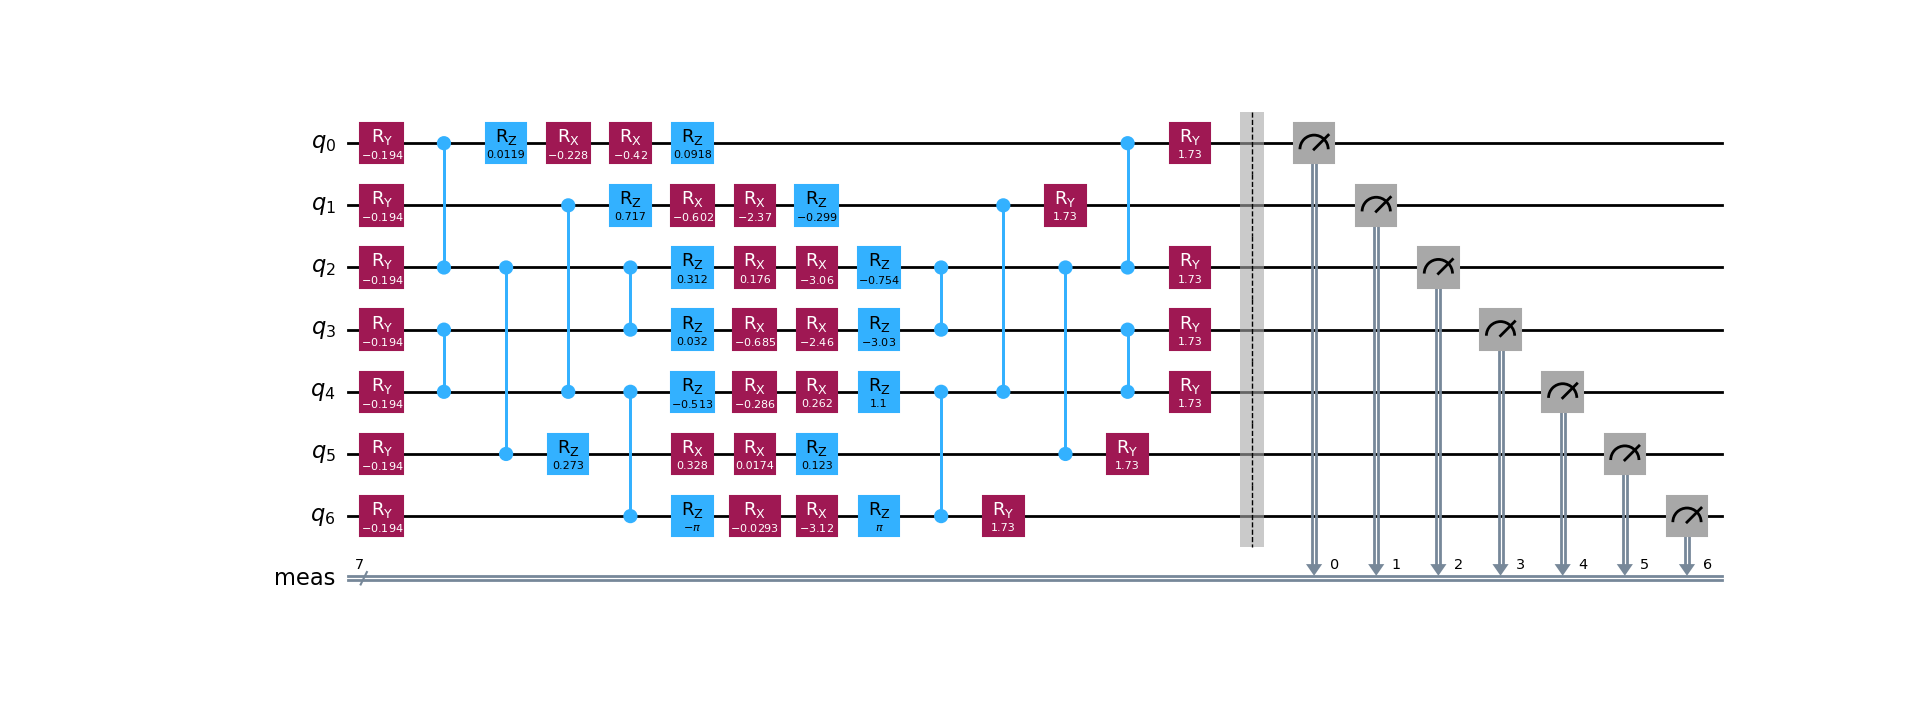

The script that drew this image:
import os
from dotenv import load_dotenv
from qiskit import transpile
from qiskit.circuit import Parameter, ParameterVector, QuantumCircuit
from qiskit.circuit.library import unitary_overlap
from qiskit.primitives import StatevectorSampler
from qiskit_ibm_runtime import QiskitRuntimeService
from qiskit.transpiler.preset_passmanagers import generate_preset_pass_manager
from qiskit.visualization import plot_histogram
import matplotlib.pyplot as plt
import pandas as pd
import numpy as np

load_dotenv()

IBM_TOKEN = os.getenv("IBM_TOKEN")

QiskitRuntimeService.save_account(channel="ibm_quantum_platform",
                                  token=IBM_TOKEN,
                                  overwrite=True)

def get_training_data():
    df = pd.read_csv("dataset_graph7.csv", sep=",", header=None)
    training_data = df.values[:20,:]
    i = np.argsort(training_data[:,-1])
    X_train = training_data[i][:,:-1]
    return X_train

X_train = get_training_data()
num_samples = np.shape(X_train)[0]

num_features = np.shape(X_train)[1]
num_qubits = int(num_features/2)
entangler_map = [[0,2],[3,4],[2,5],[1,4],[2,3],[4,6]]

fm = QuantumCircuit(num_qubits)
training_param = Parameter("0")
feature_params = ParameterVector("x", num_qubits*2)
fm.ry(training_param, fm.qubits)

for cz in entangler_map:
    fm.cz(cz[0], cz[1])

for i in range(num_qubits):
    fm.rz(-2*feature_params[2*i+1],i)
    fm.rx(-2*feature_params[2*i],i)

x1 = 14
x2 = 19

unitary1 = fm.assign_parameters(list(X_train[x1]) + [np.pi/2])
unitary2 = fm.assign_parameters(list(X_train[x2]) + [np.pi/2])

overlap_circ = unitary_overlap(unitary1, unitary2)
overlap_circ.measure_all()
#overlap_circ.draw(scale=0.6, style="iqp")
overlap_circ.draw('mpl')
print(overlap_circ.draw('text'))
plt.show()

service = QiskitRuntimeService()
backend = service.least_busy(operational=True, simulator=False, min_num_qubits=127)
print("Backend: ", backend.name)

target = backend.target
pm = generate_preset_pass_manager(target=target, optimization_level=3);
job = pm.run(overlap_circ)

num_shots = 10_000
sampler = StatevectorSampler()
counts = sampler.run([overlap_circ], shots=num_shots).result()[0].data.meas.get_int_counts()

counts.get(0,0.0)/num_shots
